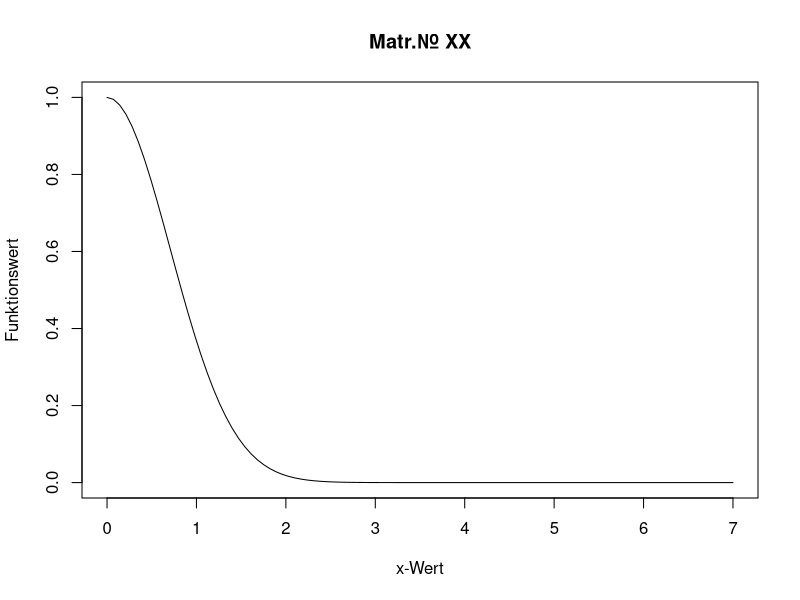

Write R code to recreate this figure.
########## Aufgabe 10 ###########
## Aufgabe 10 a)
setwd(path.expand("~/Desktop/Uni/Mathe/Klausurinfos_und_Probeklausuren/"))
## Aufgabe 10 b)
Kreiszahl <- pi
## Aufgabe 10 c)
f2 <- function() {
  return(Kreiszahl^2-2^5)
}
cat("Der Funktionswert f(2) ist", f2(), "\n")

########## Aufgabe 11 ############
## Aufgabe 11 a)
M <- matrix(c(1,3,2,2,-1,3,-1,2,1), ncol=3, nrow=3)
## Aufgabe 11 b)
v <- c(3,0,7)
## Aufgabe 11 c)
ergebnis <- solve(M, v)
print(ergebnis)
cat("Die gesuchten Werte sind: a=", round(ergebnis[1], 0), " b=", 
    round(ergebnis[2], 0), " c=", round(ergebnis[3], 0), "\n", sep="")

########### Aufgabe 12 ###########
## Aufgabe 12 a)
fun <- function(x) {
  return(exp(-x^2))
}
## Aufgabe 12 b)
pdf("Test.pdf")
curve(fun, main="Matr.Nr. XX", xlab="x-Wert",
     ylab="Funktionswert", from=0, to=7)
dev.off()
## Aufgabe 12 c)

## Aufgabe 12 d)
integral <- integrate(fun, lower=0, upper=7)
A <- integral$value
print(A)
